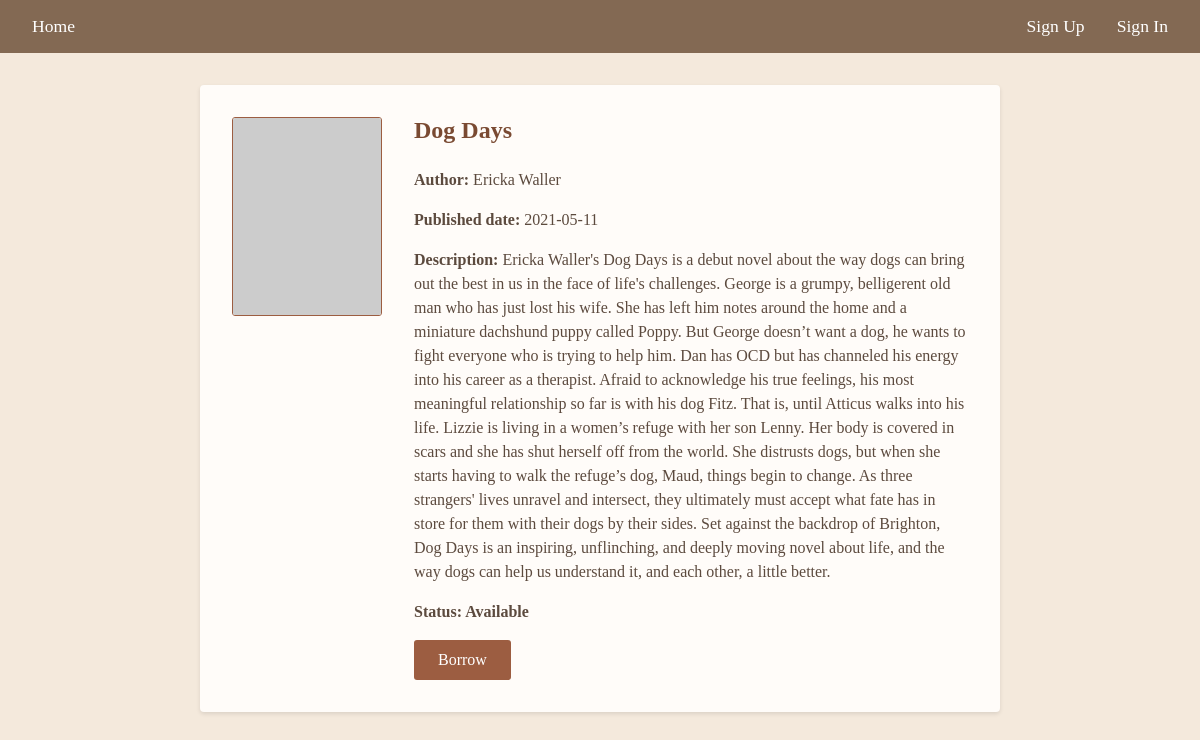
/Dog Days, run on the app's committed database.
### tables this page shows
CREATE TABLE book (
            Bookid VARCHAR(255) NOT NULL PRIMARY KEY,
            Title CHAR(25) NOT NULL,
            Author CHAR(25),
            Status INTEGER(25),
            Description TEXT,
            Date TEXT,
            Img TEXT,
            Fine INT
            );

### main.py (the view, shortened to what this page needs)
@app.route("/<bookname>",methods=['GET', 'POST'])
def bookpage(bookname):
    print(bookname)
    data=table.fetchdata(bookname=bookname)
    name=table.findname()
    try:
        data=list(data)
        name=list(name)
    except:
        pass
    print(data)
    if data:
        form = Borrow()
        f2=Return()
        check=table.Signedin()
        if check:
            fin=table.checkusid()
            if fin:
                return render_template("book.html",data=data,name=name[0],form1=f2)
            return render_template("book.html",data=data,form=form,name=name[0])
        else:
            return render_template("book.html",data=data,form=form)
    else:
        return render_template('booknotfound.html')

### forms.py
class Borrow(FlaskForm):
    borrow = SubmitField('Borrow')

class Return(FlaskForm):
    rturn = SubmitField('Return')

### tableaction.py (called while the page is built)
    @contextmanager
    def _get_connection(self):
        conn = None
        try:
            conn = sqlite3.connect('mydatabase.db', timeout=10)
            conn.execute("PRAGMA busy_timeout = 5000")  # 5 second timeout
            yield conn
        except sqlite3.Error as e:
            print(f"Database error: {e}")
            raise
        finally:
            if conn:
                conn.close()

    def fetchdata(self,bookname:str):
       with self._get_connection() as conn:
            cursor = conn.cursor()
            cursor.execute("""
            SELECT * FROM book
            WHERE Title = ?
            """, (bookname,))
            row = cursor.fetchone()
            conn.close()
            if row:
                self.bid=row[0]
                print(self.bid)
                return row
            else:
                return False

    def findname(self):
        with self._get_connection() as conn:
            cursor = conn.cursor()
            cursor.execute("""
                SELECT First_Name FROM user
                WHERE Userid = ?
                """, (self.i,))
            name = cursor.fetchone()
            return name

    def Signedin(self):
        return self.signedin

### templates/book.html (shortened to what this page needs)
<!DOCTYPE html>
<html lang="en">
<head>
</head>
<body>
    <nav>
        <a href="{{ url_for('home') }}" class="home-link">Home</a>
        <div class="auth-links">
            {% if name %}
            <a href="{{url_for('profile',username=name)}}" class="welcome-text">{{name}}</a>
            {% else %}
                <a href="{{ url_for('signup') }}">Sign Up</a>
                <a href="{{ url_for('signin') }}">Sign In</a>
            {% endif %}
        </div>
    </nav>
    <div class="book-container">
        <div class="book-cover">
            <img
                src={{data[6]}}
                alt="{{ data[1] }} Cover"
                onerror="this.onerror=null; this.src='https://via.placeholder.com/150x200?text=No+Cover';"
            >
        </div>
        <div class="book-details">
            <h1 class="book-title">{{ data[1] }}</h1>
            <p><strong>Author:</strong> {{ data[2] }}</p>
            <p><strong>Published date:</strong> {{ data[5] }}</p>
            <p><strong>Description:</strong> {{ data[4] }}</p>
            {% if form1 %}
                <form method="POST">
                    {{ form1.hidden_tag() }}
                    {{ form1.rturn(class="btn btn-primary") }}
                </form>
            {% else %}
                {% if data[3]==0 %}
                <p class="status-available">Status: Available</p>
                <form method="POST">
                    {{ form.borrow(class="btn btn-primary") }}
                </form>
                {% else %}
                    <p>Status:unavailable</p>
                {% endif %}
            {% endif %}
        </div>
    </div>
</body>
</html>

### templates/book.html (style rules this page uses)
* { margin: 0; padding: 0; box-sizing: border-box; font-family: 'Georgia', serif; }
body { background-color: #F4E9DC; min-height: 100vh; }
nav { background-color: #836953; padding: 1rem 2rem; display: flex; justify-content: space-between; align-items: center; }
.home-link { color: #FFFFFF; text-decoration: none; font-size: 1.1rem; transition: color 0.3s ease; }
.auth-links { display: flex; gap: 2rem; align-items: center; }
.auth-links a { color: #FFFFFF; text-decoration: none; font-size: 1.1rem; transition: color 0.3s ease; }
.book-container { max-width: 800px; margin: 2rem auto; padding: 2rem; background-color: #FFFCF9; border-radius: 4px; box-shadow: 0 2px 4px rgba(0,0,0,0.1); display: flex; gap: 2rem; }
.book-cover img { width: 150px; height: auto; border: 1px solid #9C5D41; border-radius: 3px; }
.book-details { flex: 1; }
.book-details p { margin-bottom: 1rem; color: #5C4A3E; line-height: 1.5; }
.book-title { font-size: 1.5rem; font-weight: bold; color: #7A4A32; margin-bottom: 1.5rem; }
.btn-primary { background-color: #9C5D41; color: white; padding: 0.7rem 1.5rem; border: none; border-radius: 3px; cursor: pointer; font-size: 1rem; transition: background-color 0.3s ease; }
.status-available { color: #2E8B57; font-weight: bold; }

### data on the page
book: Title "Dog Days", Author "Ericka Waller", Date "2021-05-11", Description "Ericka Waller's Dog Days is a debut novel about the way dogs can bring out the best in us in the face of life's challenges. George is a grumpy, belligerent old man who has just lost his wife. She has left him notes around the home and a miniature dachshund puppy called Poppy. But George doesn’t want a dog, he wants to fight everyone who is trying to help him. Dan has OCD but has channeled his energy into his career as a therapist. Afraid to acknowledge his true feelings, his most meaningful relationship so far is with his dog Fitz. That is, until Atticus walks into his life. Lizzie is living in a women’s refuge with her son Lenny. Her body is covered in scars and she has shut herself off…"
